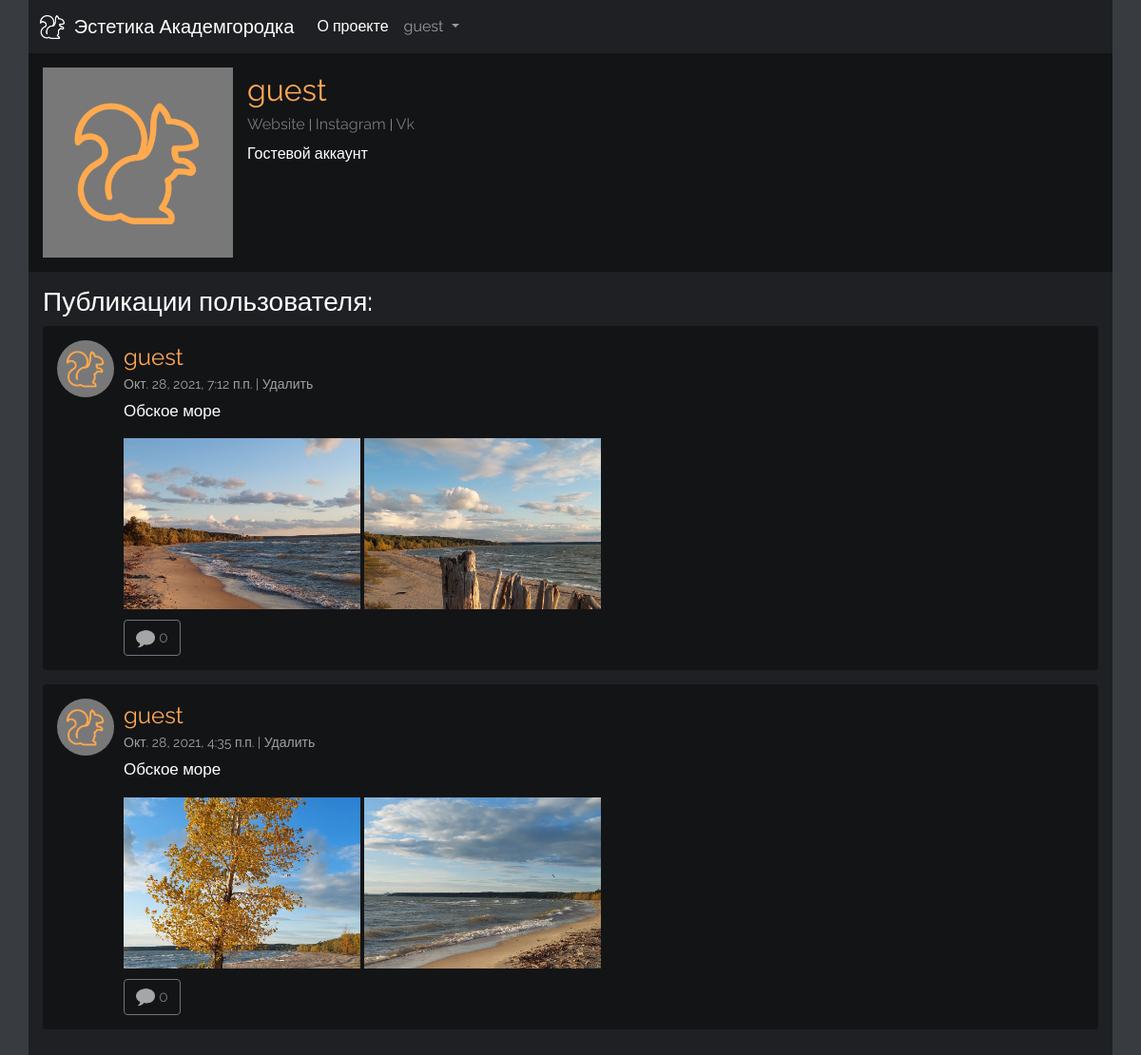
The page /profile/7/ (signed in) on the database its author committed.
### main/models.py (models this page shows, shortened)
class Profile(models.Model):
    user = models.OneToOneField(User, null=True, on_delete=models.CASCADE)
    profile_pic = models.ImageField(null=True, blank=True, default="", upload_to = "profile/")
    bio = models.TextField(null=True, blank=True)
    website_url = models.CharField(max_length=255, null=True, blank=True)
    inst_url = models.CharField(max_length=255, null=True, blank=True)
    vk_url = models.CharField(max_length=255, null=True, blank=True)
    def __str__(self):
        return str(self.user)

class Post(models.Model):
    class Meta:
        verbose_name = 'Post'
        verbose_name_plural = 'Posts'
    post_author = models.ForeignKey(User, on_delete=models.CASCADE)
    post_text = models.TextField()
    post_date = models.DateTimeField(default=timezone.now)

class Photo(models.Model):
    class Meta:
        verbose_name = 'Photo'
        verbose_name_plural = 'Photos'
    post = models.ForeignKey(Post, on_delete=models.CASCADE, null=True, blank=True)
    image = models.ImageField(null=False, blank=False, default="")

### main/views.py (the view)
# urls.py: path('profile/<int:pk>/', views.ProfileView.as_view(), name='profile'),
class ProfileView(generic.DetailView):
    model = Profile
    template_name = 'main/profile.html'
    def get_context_data(self, *args, **kwargs):
        users = Profile.objects.all()
        context = super(ProfileView, self).get_context_data(*args, **kwargs)
        page_user = get_object_or_404(Profile, id=self.kwargs['pk'])
        context["page_user"] = page_user
        user_post_list = Post.objects.filter(post_author = page_user.user).order_by('-post_date')
        context["user_post_list"] = user_post_list
        photo_list = Photo.objects.all()
        context["photo_list"] = photo_list
        return context

### main/templates/main/profile.html (shortened to what this page needs)
<!DOCTYPE html>
<html lang="ru">
<head>
  {% load static %}
  <link rel="stylesheet" href="{% static 'main/css/bootstrap.min.css' %}" type="text/css">
  <link rel="stylesheet" type="text/css" href="{% static 'main/css/style.css' %}">
</head>
<body>
  <div class="container">
    <nav class="navbar-dark navbar navbar-expand-lg">
      <div class="container-fluid">
        <a class="navbar-brand" href="{% url 'main:index' %}">
          <img src="/static/main/img/logo.png" alt="" class="d-inline-block align-text-top logo">
           Эстетика Академгородка
        </a>
        <div class="collapse navbar-collapse" id="navbarNavDropdown">
          <ul class="navbar-nav">
            <li class="nav-item">
              <a class="nav-link active" aria-current="page" href="{% url 'main:about' %}">О проекте</a>
            </li>
            {% if request.user.is_authenticated %}
            <li class="nav-item dropdown">
              <a class="nav-link dropdown-toggle" href="#" id="navbarDropdownMenuLink" role="button" data-bs-toggle="dropdown" aria-expanded="false">
                {{ user.username }}
              </a>
            </li>
            {% endif %}
              </ul>
        </div>
      </div>
    </nav>
    <div class="profile">
      {% if page_user.profile_pic %}
        <img class="profile-photo" src="{{ page_user.profile_pic.url }}" alt="image">
      {% else %}
        <img class="profile-photo" src="/static/main/img/profile-pic.png" alt="image">
      {% endif %}
      <div class="profile-info">
        <div><a class="post-author fs-2" href="{% url 'main:profile' page_user.id %}">{{ page_user }}</a></div>
        {% if page_user.website_url %}
          <a href="https://{{ page_user.website_url }}" target="_blank" class="profile-link">Website</a>
          <span class="vertical-bar"> | </span>
        {% else %}
          <span class="profile-link-disabled">Website</span>
          <span class="vertical-bar"> | </span>
        {% endif %}
        {% if page_user.inst_url %}
          <a href="https://{{ page_user.inst_url }}" target="_blank" class="profile-link">Instagram</a>
          <span class="vertical-bar"> | </span>
        {% else %}
          <span class="profile-link-disabled">Instagram</span>
          <span class="vertical-bar"> | </span>
        {% endif %}
        {% if page_user.vk_url %}
          <a href="https://{{ page_user.vk_url }}" target="_blank" class="profile-link">Vk</a>
        {% else %}
          <span class="profile-link-disabled">Vk</span>
        {% endif %}
        <div class="profile-bio">
          {% if page_user.bio %}
            {{ page_user.bio|linebreaks }}
          {% endif %}
        </div>
      </div>
    </div>
    <div class="posts">
      <h3 class="user-posts-heading">Публикации пользователя:</h3>
      {% for el in user_post_list %}
      <div class="post rounded">
        {% if el.post_author.profile.profile_pic %}
          <img src="{{ el.post_author.profile.profile_pic.url }}" class="post-author-pic" alt="image">
        {% else %}
          <img class="post-author-pic" src="/static/main/img/profile-pic.png" alt="image">
        {% endif %}
        <div class="post-info">
          <div><a class="post-author fs-4" href="{% url 'main:profile' el.post_author.profile.id %}">{{ el.post_author }}</a></div>
          <span class="post-date">{{ el.post_date }} </span>
          {% if request.user.is_authenticated and el.post_author == user %}
            <span class="vertical-bar"> | </span>
            <span type="button" class="delete-post" data-bs-toggle="modal" data-bs-target="#delete-post{{el.id}}">Удалить</span>
          {% endif %}
          <div class="post-text">{{ el.post_text|linebreaks }}</div>
        </div>
        <div class="post-photos">
        {% for photo in photo_list %}
          {% if el == photo.post %}
            <a href="#photo{{photo.id}}" data-bs-toggle="modal" class="photo-link"><img class="post-photo col-xl-3 col-md-4 col-sm-6 col-xs-12" src="{{photo.image.url}}" alt="image"></a>
          {% endif %}
        {% endfor %}
        </div>
        {% if request.user.is_authenticated %}
        <a class="btn btn-outline-secondary comments-count" href="{% url 'main:post' el.id %}" target="_blank">
          <img class="icon" src="/static/main/img/speech-grey.png" alt="Комментарии: "> {{ el.comment_set.count }}
        </a>
        {% endif %}
      </div>
      {% endfor %}
    </div>
  </div>
</body>
</html>

### main/static/main/css/style.css (style rules this page uses)
html, body { background: #383b40; color: #fff; font-family: 'Raleway', sans-serif; }
.container { background: #1f2023; padding: 0; }
.navbar { background: #1f2023; }
.navbar a { color: #fff; }
a.navbar-brand { font-weight: 200; }
.logo { margin: 0 5px 0 0; height: 25px; }
.posts { padding: 15px; }
.post { padding: 15px 15px 15px 15px; margin: 0 0 15px 0; background-color: rgb(19, 20, 22); font-size: 0; }
.post-author-pic { border-radius: 50%; height: 60px; width: 60px; object-fit: cover; margin: 0 10px 8px 0; float: left; }
.post-info { margin: 0 0 0 70px; }
.post-author { color: #ffa856; text-decoration: none; }
.post-date { color: #a1a1a1; font-size: 14px; text-decoration: none; }
.vertical-bar { color: #a1a1a1; font-size: 14px; }
.delete-post { color: #a1a1a1; font-size: 14px; }
.post-text { font-size: 17px; margin: 5px 0 0 0; }
.post-photos { margin: 0 0 0 68px; }
.post-photo { height: 200px; object-fit: cover; margin: 0 0 4px 0; padding: 0 2px 0 2px; }
@media (max-width: 1400px) { .post-photo { height: 180px; } }
.comments-count { margin: 7px 0 0 70px; font-size: 16px; }
.icon { height: 20px; }
.profile { background-color: rgb(19, 20, 22); min-height: 230px; padding: 15px; }
.profile-photo { display: inline; width: 200px; height: 200px; object-fit: cover; float: left; }
.profile-info { margin: 0 0 0 215px; }
.profile-link-disabled { color: #777777; }
.profile-bio { margin: 7px 0 0 0; }

### rows shown on the page
Profile: user.username "guest", bio "Гостевой аккаунт"
Post: post_author "guest", post_date "Окт. 28, 2021, 7:12 п.п.", post_text "Обское море", comment_set.count "0"
Photo: image (picture)
Photo: image (picture)
Post: post_author "guest", post_date "Окт. 28, 2021, 4:35 п.п.", post_text "Обское море", comment_set.count "0"
Photo: image (picture)
Photo: image (picture)

### other values the page prints
{{ user.username }} "guest"
